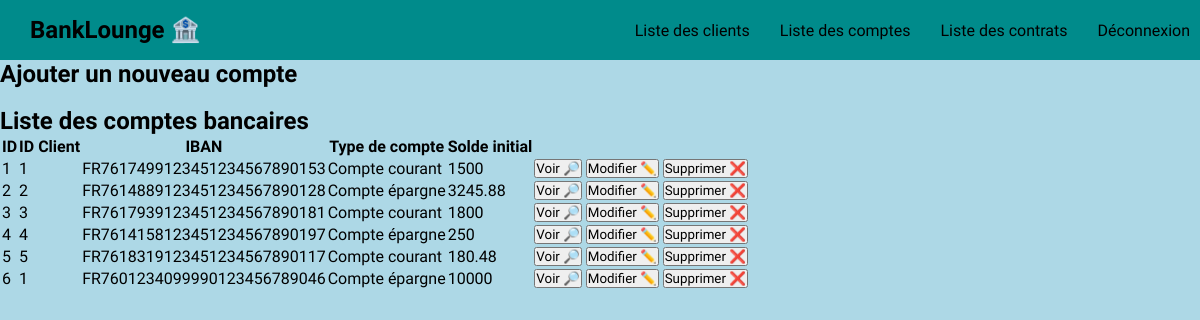
Page /?action=bank-list (signed in) on the committed database.
### tables this page shows
CREATE TABLE `bankaccounts` (
  `bank_id` int(11) NOT NULL AUTO_INCREMENT,
  `bank_iban` varchar(40) NOT NULL,
  `bank_typeAccount` enum('Compte courant','Compte épargne') NOT NULL,
  `bank_balance` double(9,2) NOT NULL CHECK (`bank_balance` >= 0),
  `bank_userId` int(11) NOT NULL,
  PRIMARY KEY (`bank_id`),
  UNIQUE KEY `bank_iban` (`bank_iban`),
  KEY `fk_bank_user` (`bank_userId`),
  CONSTRAINT `fk_bank_user` FOREIGN KEY (`bank_userId`) REFERENCES `users` (`user_id`) ON DELETE CASCADE ON UPDATE CASCADE
);

### controllers/BankController.php (called while the page is built, shortened)
<?php
require_once __DIR__ . '/../models/repositories/BankRepository.php';
require_once __DIR__ . '/../models/BankAccount.php';
require_once __DIR__ . '/../lib/utils.php';
class BankController {
    private BankRepository $bankRepo;
    public function __construct() {
        $this->bankRepo = new BankRepository();
    }
    public function home() {
        $banks = $this->bankRepo->getAccounts();
        require_once __DIR__ . '/../views/bank/list.php';
    }
}

### models/repositories/BankRepository.php (called while the page is built, shortened)
<?php
require_once __DIR__ . '/../BankAccount.php';
require_once __DIR__ . '/../../lib/database.php';
require_once __DIR__ . '/../../lib/utils.php';
class BankRepository {
    public DatabaseConnection $connection;
    public function __construct() {
        $this->connection = new DatabaseConnection();
    }
    public function getAccounts(?int $id = null): ?array {
        if ($id !== null) {
            $statement = $this->connection->getConnection()->prepare('SELECT * FROM bankaccounts WHERE bank_userId = :id');
            $statement->execute([':id' => $id]);
        } else {
            $statement = $this->connection->getConnection()->query('SELECT * FROM bankaccounts');
        }
        $result = $statement->fetchAll();
        $accounts = [];
        foreach($result as $row) {
            $account = new BankAccount($row['bank_iban'], EnumAccount::toEnum($row['bank_typeAccount']), $row['bank_balance'], $row['bank_userId']);
            $account->setId($row['bank_id']);
            $accounts[] = $account;
        }
        return $accounts;
    }
}

### lib/database.php (called while the page is built)
<?php
class DatabaseConnection {
    public ?\PDO $db = null;
    public function getConnection(): PDO {
        if ($this->db == null) {
            $host = 'localhost';
            $dbname = 'mvc-banks';
            $username = 'root';
            $password = '';
            $charset = 'utf8mb4';
            $dsn = "mysql:host=$host;dbname=$dbname;charset=$charset";
            $options = [
                PDO::ATTR_ERRMODE => PDO::ERRMODE_EXCEPTION,
                PDO::ATTR_DEFAULT_FETCH_MODE => PDO::FETCH_ASSOC
            ];
            try {
                $this->db = new PDO($dsn, $username, $password, $options);
            } catch (PDOException $e) {
                die('Erreur de connexion à la base de données : ' . $e->getMessage());
            }
        }
        return $this->db;
    }
}

### lib/utils.php (called while the page is built, shortened)
<?php
    enum EnumAccount {
        public function toString(): string {
            return match($this) {
                self::courant => "Compte courant",
                self::epargne => "Compte épargne"
            };
        }
        public static function toEnum(string $typeA): EnumAccount {
            return match($typeA) {
                "Compte courant" => self::courant,
                "Compte épargne" => self::epargne,
                default => throw new InvalidArgumentException("Compte invalide: $typeA")
            };
        }
    }
?>

### models/BankAccount.php (called while the page is built, shortened)
<?php
require_once __DIR__ . '/../lib/database.php';
require_once __DIR__ . '/../lib/utils.php';
class BankAccount {
    private ?int $id;
    private string $iban;
    private EnumAccount $typeAccount;
    private float $balance;
    private int $userId;
    public function __construct(string $iban, EnumAccount $typeA, float $balance, int $userId) {
        $this->id = null;
    }
    public function getId(): int {
        return $this->id;
    }
    public function getIban(): string {
        return $this->iban;
    }
    public function getTypeAccount(): string {
        return $this->typeAccount->toString();
    }
    public function getBalance(): float {
        return $this->balance;
    }
    public function getUserId(): int {
        return $this->userId;
    }
    public function setId(?int $id): void {
        $this->id = $id;
    }
    public function setIban(string $iban): void {
        $this->iban = htmlspecialchars($iban);
    }
    public function setTypeAccount(EnumAccount $typeA): void {
        $this->typeAccount = $typeA;
    }
    public function setBalance(float $balance): void {
        $this->balance = $balance;
    }
    public function setUserId(?int $userId): void {
        $this->userId = $userId;
    }
}

### views/bank/list.php (the view, shortened to what this page needs)
<?php require_once __DIR__ . '/../templates/header.php'; ?>
            <section>
                <h1><a href="?action=bank-create">Ajouter un nouveau compte</a></h1> <br>
                <h1>Liste des comptes bancaires</h1>
                <table>
                    <thead>
                        <tr>
                            <th>ID</th>
                            <th>ID Client</th>
                            <th>IBAN</th>
                            <th>Type de compte</th>
                            <th>Solde initial</th>
                        </tr>
                    </thead>
                    <tbody>
                        <?php foreach($banks as $bank): ?>
                        <tr>
                            <td><?= $bank->getId(); ?></td>
                            <td><?= $bank->getUserId(); ?></td>
                            <td><?= $bank->getIban(); ?></td>
                            <td><?= $bank->getTypeAccount(); ?></td>
                            <td><?= $bank->getBalance(); ?></td>
                            <td class="list-options">
                                <button id="view"><a href="?action=bank-view&id=<?= $bank->getId() ?>">Voir 🔎</a></button>
                                <button id="edit"><a href="?action=bank-edit&id=<?= $bank->getId() ?>">Modifier ✏️</a></button>
                                <button id="delete"><a onclick="return confirm('Voulez-vous supprimer ce compte?');" href="?action=bank-delete&id=<?= $bank->getId() ?>">Supprimer ❌</a></button>
                            </td>
                        </tr>
                        <?php endforeach; ?>
                    </tbody>
                </table>
            </section>

### index.php (shortened to what this page needs)
<?php
require_once __DIR__ . '/controllers/BankController.php';
$bankC = new BankController();
$action = $_GET['action'] ?? 'home';
switch($action) {
    case('bank-list'):
        $bankC->home();
        break;
}
?>

### views/templates/header.php (shortened to what this page needs)
<!DOCTYPE html>
<html lang="en">
    <head>
        <link rel="stylesheet" href="./styles/style.css">
    </head>
    <body>
        <header>
            <nav>
                <div class="nav-title">
                    <h1><a href="?">BankLounge 🏦</a></h1>
                </div>
                <div class="nav-options">
                    <?php if (isset($_SESSION['admin_id'])): ?>
                        <p class="nav-option"><a href="?action=user-list">Liste des clients</a></p>
                        <p class="nav-option"><a href="?action=bank-list">Liste des comptes</a></p>
                        <p class="nav-option"><a href="?action=contract-list">Liste des contrats</a></p>
                        <p class="nav-option"><a href="?action=logout">Déconnexion</a></p>
                    <?php else: ?>
                        <p class="nav-option"><a href="?action=login">Se connecter</a></p>
                    <?php endif; ?>
                </div>
            </nav>
        </header>
        <main>

### styles/style.css (style rules this page uses)
* { margin: 0; padding: 0; font-family: "Cabin"; box-sizing: border-box; }
nav { margin: 0 auto; height: 60px; display: flex; justify-content: space-between; align-items: stretch; background-color: darkcyan; }
.nav-title { display: flex; justify-content: center; align-items: center; padding: 10px 30px; }
.nav-options { display: flex; justify-content: center; align-items: stretch; gap: 10px; }
.nav-option { display: flex; justify-content: center; align-items: center; padding: 10px; }
a { color: black; text-decoration: none; }
section { height: 100vh; background-color: lightblue; }

### rows in the picture
bankaccounts: bank_id "1", bank_userId "1", bank_iban "FR7617499123451234567890153", TypeAccount "Compte courant", bank_balance "1500"
bankaccounts: bank_id "2", bank_userId "2", bank_iban "FR7614889123451234567890128", TypeAccount "Compte épargne", bank_balance "3245.88"
bankaccounts: bank_id "3", bank_userId "3", bank_iban "FR7617939123451234567890181", TypeAccount "Compte courant", bank_balance "1800"
bankaccounts: bank_id "4", bank_userId "4", bank_iban "FR7614158123451234567890197", TypeAccount "Compte épargne", bank_balance "250"
bankaccounts: bank_id "5", bank_userId "5", bank_iban "FR7618319123451234567890117", TypeAccount "Compte courant", bank_balance "180.48"
bankaccounts: bank_id "6", bank_userId "1", bank_iban "FR7601234099990123456789046", TypeAccount "Compte épargne", bank_balance "10000"
